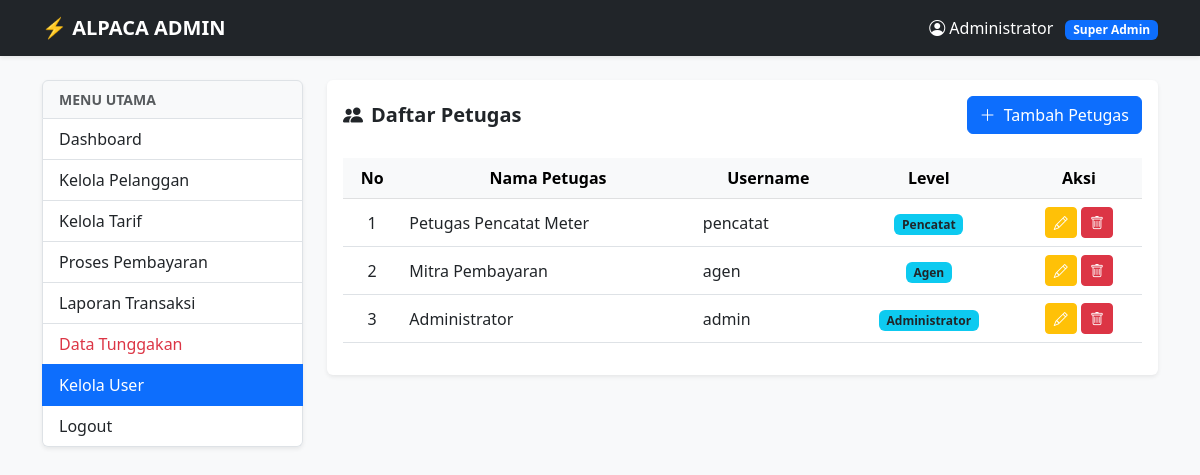
/admin/user.php (signed in), run on the app's committed database.
### tables this page shows
CREATE TABLE `user` (
  `id_user` int(11) NOT NULL,
  `username` varchar(50) DEFAULT NULL,
  `password` varchar(255) DEFAULT NULL,
  `nama_admin` varchar(50) DEFAULT NULL,
  `id_level` int(11) DEFAULT NULL
);

CREATE TABLE `level` (
  `id_level` int(11) NOT NULL,
  `nama_level` varchar(50) DEFAULT NULL
);

### admin/user.php (the view, shortened to what this page needs)
<?php
include '../config.php';
$nama_admin = $_SESSION['nama_admin'];
?>
<!DOCTYPE html>
<html lang="id">
<head>
    <link href="https://cdn.jsdelivr.net/npm/bootstrap@5.3.0/dist/css/bootstrap.min.css" rel="stylesheet">
    <link rel="stylesheet" href="https://cdn.jsdelivr.net/npm/bootstrap-icons@1.11.1/font/bootstrap-icons.css">
</head>
<body class="bg-light">
    <nav class="navbar navbar-dark bg-dark mb-4 shadow-sm">
        <div class="container">
            <a class="navbar-brand fw-bold" href="index.php">⚡ ALPACA ADMIN</a>
            <span class="navbar-text text-white">
                <i class="bi bi-person-circle"></i> <?= $nama_admin ?>
                <span class="badge bg-primary ms-2">Super Admin</span>
            </span>
        </div>
    </nav>
    <div class="container">
        <div class="row">
            <div class="col-md-3 mb-4">
                <div class="list-group shadow-sm">
                    <div class="list-group-item bg-light fw-bold text-muted small text-uppercase">Menu Utama</div>
                    <a href="index.php" class="list-group-item list-group-item-action">Dashboard</a>
                    <a href="pelanggan.php" class="list-group-item list-group-item-action">Kelola Pelanggan</a>
                    <a href="tarif.php" class="list-group-item list-group-item-action">Kelola Tarif</a>
                    <a href="bayar.php" class="list-group-item list-group-item-action">Proses Pembayaran</a>
                    <a href="laporan.php" class="list-group-item list-group-item-action">Laporan Transaksi</a>
                    <a href="tunggakan.php" class="list-group-item list-group-item-action text-danger">Data Tunggakan</a>
                    <a href="user.php" class="list-group-item list-group-item-action active">Kelola User</a>
                    <a href="../logout.php" class="list-group-item list-group-item-action" onclick="return confirm('Yakin ingin keluar?')">Logout</a>
                </div>
            </div>
            <div class="col-md-9">
                <div class="card shadow-sm border-0">
                    <div class="card-body">
                        <div class="d-flex justify-content-between align-items-center mb-4">
                            <h5 class="fw-bold mb-0"><i class="bi bi-people-fill me-2"></i>Daftar Petugas</h5>
                            <button type="button" class="btn btn-primary" data-bs-toggle="modal" data-bs-target="#modalTambahUser">
                                <i class="bi bi-plus-lg me-1"></i> Tambah Petugas
                            </button>
                        </div>
                        <div class="table-responsive">
                            <table class="table table-hover align-middle">
                                <thead class="table-light text-center">
                                    <tr>
                                        <th>No</th>
                                        <th>Nama Petugas</th>
                                        <th>Username</th>
                                        <th>Level</th>
                                        <th>Aksi</th>
                                    </tr>
                                </thead>
                                <tbody>
                                    <?php
                                    $no = 1;
                                    $q = mysqli_query($koneksi, "SELECT user.*, level.nama_level FROM user JOIN level ON user.id_level = level.id_level");
                                    while($d = mysqli_fetch_assoc($q)):
                                    ?>
                                    <tr>
                                        <td class="text-center"><?= $no++ ?></td>
                                        <td><?= $d['nama_admin'] ?></td>
                                        <td><?= $d['username'] ?></td>
                                        <td class="text-center"><span class="badge bg-info text-dark"><?= $d['nama_level'] ?></span></td>
                                        <td class="text-center">
                                            <button type="button" class="btn btn-warning btn-sm btn-edit"
                                                data-bs-toggle="modal" data-bs-target="#modalEditUser"
                                                data-id="<?= $d['id_user'] ?>"
                                                data-nama="<?= $d['nama_admin'] ?>"
                                                data-user="<?= $d['username'] ?>"
                                                data-level="<?= $d['id_level'] ?>">
                                                <i class="bi bi-pencil text-white"></i>
                                            </button>
                                            <a href="?hapus=<?= $d['id_user'] ?>" class="btn btn-danger btn-sm" onclick="return confirm('Hapus user ini?')">
                                                <i class="bi bi-trash"></i>
                                            </a>
                                        </td>
                                    </tr>
                                    <?php endwhile; ?>
                                </tbody>
                            </table>
                        </div>
                    </div>
                </div>
            </div>
        </div>
    </div>
</body>
</html>

### data on the page
user: nama_admin "Petugas Pencatat Meter", username "pencatat", id_level.nama_level "Pencatat"
user: nama_admin "Mitra Pembayaran", username "agen", id_level.nama_level "Agen"
user: nama_admin "Administrator", username "admin", id_level.nama_level "Administrator"

### other printed values
$nama_admin "Administrator"
